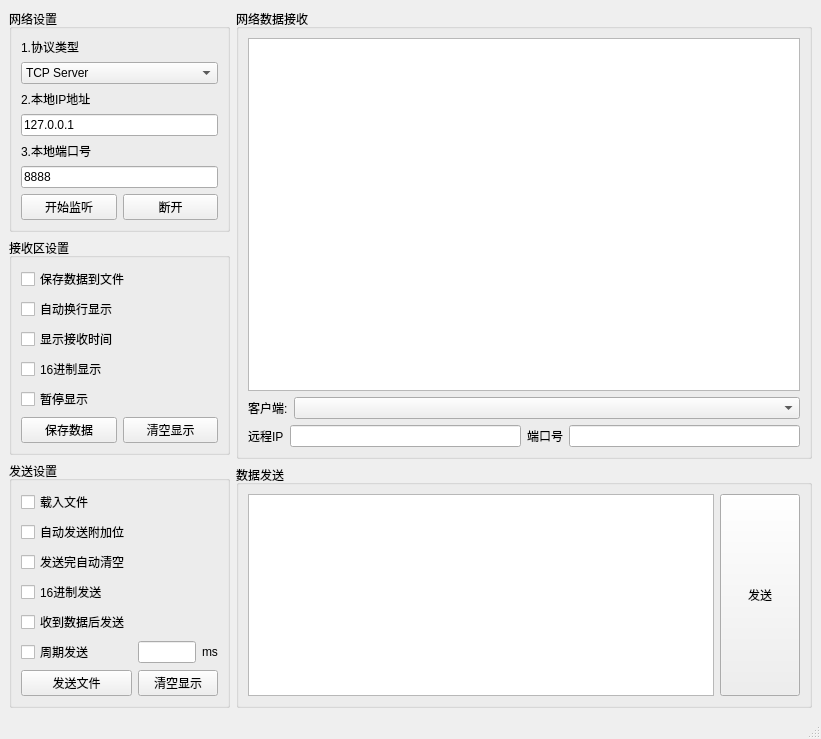
<?xml version="1.0" encoding="UTF-8"?>
<ui version="4.0">
 <class>NetAssist</class>
 <widget class="QMainWindow" name="NetAssist">
  <property name="geometry">
   <rect>
    <x>0</x>
    <y>0</y>
    <width>821</width>
    <height>702</height>
   </rect>
  </property>
  <property name="windowTitle">
   <string>NetAssist</string>
  </property>
  <widget class="QWidget" name="centralwidget">
   <layout class="QHBoxLayout" name="horizontalLayout_5">
    <item>
     <layout class="QGridLayout" name="gridLayout_9">
      <item row="1" column="0">
       <widget class="QGroupBox" name="RecvSettings">
        <property name="maximumSize">
         <size>
          <width>221</width>
          <height>16777215</height>
         </size>
        </property>
        <property name="title">
         <string>接收区设置</string>
        </property>
        <layout class="QGridLayout" name="gridLayout_4">
         <item row="0" column="0" colspan="2">
          <widget class="QCheckBox" name="recv2file">
           <property name="text">
            <string>保存数据到文件</string>
           </property>
          </widget>
         </item>
         <item row="1" column="0" colspan="2">
          <widget class="QCheckBox" name="newline">
           <property name="text">
            <string>自动换行显示</string>
           </property>
          </widget>
         </item>
         <item row="2" column="0" colspan="2">
          <widget class="QCheckBox" name="timestamp">
           <property name="text">
            <string>显示接收时间</string>
           </property>
          </widget>
         </item>
         <item row="4" column="0">
          <widget class="QCheckBox" name="stopdsp">
           <property name="text">
            <string>暂停显示</string>
           </property>
          </widget>
         </item>
         <item row="5" column="0">
          <widget class="QPushButton" name="save_btn">
           <property name="text">
            <string>保存数据</string>
           </property>
          </widget>
         </item>
         <item row="3" column="0" colspan="2">
          <widget class="QCheckBox" name="hex_recv">
           <property name="text">
            <string>16进制显示</string>
           </property>
          </widget>
         </item>
         <item row="5" column="1">
          <widget class="QPushButton" name="clr_btn">
           <property name="text">
            <string>清空显示</string>
           </property>
          </widget>
         </item>
        </layout>
       </widget>
      </item>
      <item row="0" column="0">
       <widget class="QGroupBox" name="NetSettings">
        <property name="maximumSize">
         <size>
          <width>221</width>
          <height>16777215</height>
         </size>
        </property>
        <property name="title">
         <string>网络设置</string>
        </property>
        <layout class="QGridLayout" name="gridLayout_5">
         <item row="0" column="0">
          <widget class="QLabel" name="prot_lb">
           <property name="text">
            <string>1.协议类型</string>
           </property>
          </widget>
         </item>
         <item row="1" column="0" colspan="2">
          <widget class="QComboBox" name="prot_box">
           <property name="editable">
            <bool>false</bool>
           </property>
           <property name="currentIndex">
            <number>0</number>
           </property>
           <item>
            <property name="text">
             <string>TCP Server</string>
            </property>
           </item>
           <item>
            <property name="text">
             <string>TCP Client</string>
            </property>
           </item>
           <item>
            <property name="text">
             <string>UDP</string>
            </property>
           </item>
          </widget>
         </item>
         <item row="2" column="0">
          <widget class="QLabel" name="localip_lb">
           <property name="text">
            <string>2.本地IP地址</string>
           </property>
          </widget>
         </item>
         <item row="3" column="0" colspan="2">
          <widget class="QLineEdit" name="Localip_lineedit">
           <property name="text">
            <string>127.0.0.1</string>
           </property>
          </widget>
         </item>
         <item row="4" column="0">
          <widget class="QLabel" name="localport_lb">
           <property name="text">
            <string>3.本地端口号</string>
           </property>
           <property name="openExternalLinks">
            <bool>false</bool>
           </property>
          </widget>
         </item>
         <item row="5" column="0" colspan="2">
          <widget class="QLineEdit" name="Localport_lineedit">
           <property name="text">
            <string>8888</string>
           </property>
          </widget>
         </item>
         <item row="6" column="0">
          <widget class="QPushButton" name="open_btn">
           <property name="text">
            <string>开始监听</string>
           </property>
          </widget>
         </item>
         <item row="6" column="1">
          <widget class="QPushButton" name="close_btn">
           <property name="text">
            <string>断开</string>
           </property>
          </widget>
         </item>
        </layout>
       </widget>
      </item>
      <item row="2" column="0">
       <widget class="QGroupBox" name="SendSettings">
        <property name="maximumSize">
         <size>
          <width>221</width>
          <height>16777215</height>
         </size>
        </property>
        <property name="title">
         <string>发送设置</string>
        </property>
        <layout class="QGridLayout" name="gridLayout">
         <item row="6" column="0" colspan="2">
          <widget class="QPushButton" name="file_send_btn">
           <property name="text">
            <string>发送文件</string>
           </property>
          </widget>
         </item>
         <item row="4" column="0">
          <widget class="QCheckBox" name="chk_send_after_receive">
           <property name="text">
            <string>收到数据后发送</string>
           </property>
          </widget>
         </item>
         <item row="5" column="3">
          <widget class="QLabel" name="ms_lbl">
           <property name="text">
            <string>ms</string>
           </property>
          </widget>
         </item>
         <item row="5" column="0">
          <widget class="QCheckBox" name="Sendloop">
           <property name="text">
            <string>周期发送</string>
           </property>
          </widget>
         </item>
         <item row="2" column="0" colspan="3">
          <widget class="QCheckBox" name="Sendclear">
           <property name="text">
            <string>发送完自动清空</string>
           </property>
          </widget>
         </item>
         <item row="1" column="0" colspan="3">
          <widget class="QCheckBox" name="Sendcheck">
           <property name="text">
            <string>自动发送附加位</string>
           </property>
          </widget>
         </item>
         <item row="0" column="0" colspan="2">
          <widget class="QCheckBox" name="file_load">
           <property name="text">
            <string>载入文件</string>
           </property>
          </widget>
         </item>
         <item row="5" column="2">
          <widget class="QLineEdit" name="loopinterval"/>
         </item>
         <item row="6" column="2" colspan="2">
          <widget class="QPushButton" name="clr_btn2">
           <property name="text">
            <string>清空显示</string>
           </property>
          </widget>
         </item>
         <item row="3" column="0" colspan="3">
          <widget class="QCheckBox" name="hex_send">
           <property name="text">
            <string>16进制发送</string>
           </property>
          </widget>
         </item>
        </layout>
       </widget>
      </item>
     </layout>
    </item>
    <item>
     <layout class="QGridLayout" name="gridLayout_10">
      <item row="0" column="0">
       <widget class="QGroupBox" name="Datarecv">
        <property name="sizePolicy">
         <sizepolicy hsizetype="Preferred" vsizetype="Preferred">
          <horstretch>0</horstretch>
          <verstretch>0</verstretch>
         </sizepolicy>
        </property>
        <property name="minimumSize">
         <size>
          <width>0</width>
          <height>450</height>
         </size>
        </property>
        <property name="title">
         <string>网络数据接收</string>
        </property>
        <layout class="QGridLayout" name="gridLayout_3">
         <item row="0" column="0">
          <widget class="QTextBrowser" name="DataRecvtext">
           <property name="sizePolicy">
            <sizepolicy hsizetype="Expanding" vsizetype="Expanding">
             <horstretch>0</horstretch>
             <verstretch>200</verstretch>
            </sizepolicy>
           </property>
           <property name="readOnly">
            <bool>true</bool>
           </property>
          </widget>
         </item>
         <item row="1" column="0">
          <layout class="QHBoxLayout" name="horizontalLayout">
           <item>
            <widget class="QLabel" name="clients_lbl">
             <property name="text">
              <string>客户端:</string>
             </property>
            </widget>
           </item>
           <item>
            <widget class="QComboBox" name="clients_list">
             <property name="sizePolicy">
              <sizepolicy hsizetype="Expanding" vsizetype="Fixed">
               <horstretch>0</horstretch>
               <verstretch>0</verstretch>
              </sizepolicy>
             </property>
             <property name="editable">
              <bool>false</bool>
             </property>
            </widget>
           </item>
          </layout>
         </item>
         <item row="2" column="0">
          <layout class="QHBoxLayout" name="horizontalLayout_6">
           <item>
            <layout class="QHBoxLayout" name="horizontalLayout_2">
             <item>
              <widget class="QLabel" name="remoteip_lbl">
               <property name="text">
                <string>远程IP</string>
               </property>
              </widget>
             </item>
             <item>
              <widget class="QLineEdit" name="remoteip_text"/>
             </item>
            </layout>
           </item>
           <item>
            <layout class="QHBoxLayout" name="horizontalLayout_3">
             <item>
              <widget class="QLabel" name="remoteport_lbl">
               <property name="text">
                <string>端口号</string>
               </property>
              </widget>
             </item>
             <item>
              <widget class="QLineEdit" name="remoteport_text"/>
             </item>
            </layout>
           </item>
          </layout>
         </item>
        </layout>
       </widget>
      </item>
      <item row="1" column="0">
       <widget class="QGroupBox" name="Datasend">
        <property name="sizePolicy">
         <sizepolicy hsizetype="Preferred" vsizetype="Preferred">
          <horstretch>0</horstretch>
          <verstretch>0</verstretch>
         </sizepolicy>
        </property>
        <property name="minimumSize">
         <size>
          <width>550</width>
          <height>0</height>
         </size>
        </property>
        <property name="title">
         <string>数据发送</string>
        </property>
        <layout class="QGridLayout" name="gridLayout_2">
         <item row="0" column="0">
          <layout class="QHBoxLayout" name="horizontalLayout_4">
           <item>
            <widget class="QTextBrowser" name="DataSendtext">
             <property name="readOnly">
              <bool>false</bool>
             </property>
            </widget>
           </item>
           <item>
            <widget class="QPushButton" name="send_Btn">
             <property name="sizePolicy">
              <sizepolicy hsizetype="Preferred" vsizetype="Preferred">
               <horstretch>0</horstretch>
               <verstretch>0</verstretch>
              </sizepolicy>
             </property>
             <property name="text">
              <string>发送</string>
             </property>
            </widget>
           </item>
          </layout>
         </item>
        </layout>
       </widget>
      </item>
     </layout>
    </item>
   </layout>
   <zorder></zorder>
  </widget>
  <widget class="QMenuBar" name="menubar">
   <property name="geometry">
    <rect>
     <x>0</x>
     <y>0</y>
     <width>821</width>
     <height>23</height>
    </rect>
   </property>
  </widget>
  <widget class="QStatusBar" name="statusbar"/>
 </widget>
 <resources/>
 <connections/>
</ui>
